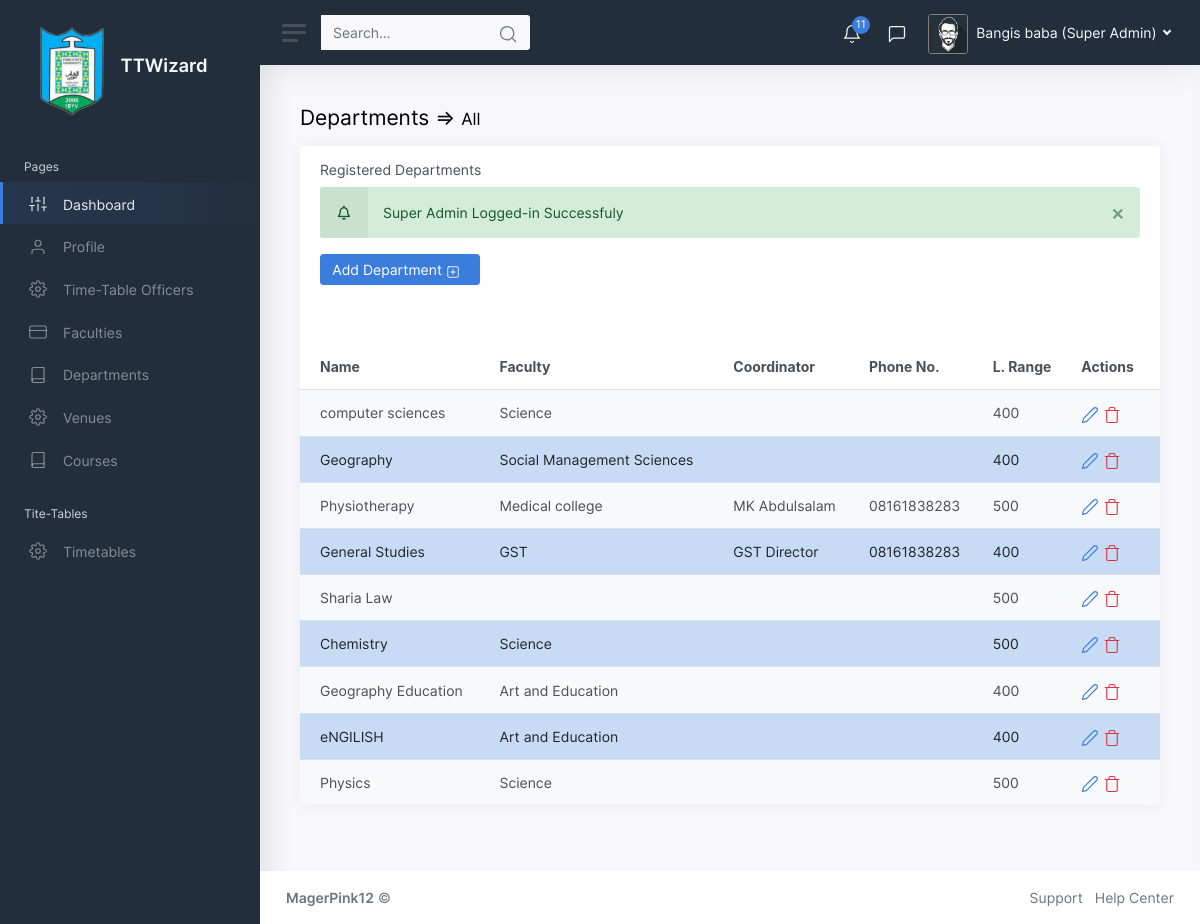
The app's page /super_admin?page=dept (signed in) with its own data.
### tables this page shows
CREATE TABLE `super_admin` (
  `id` int(11) NOT NULL,
  `name` varchar(255) NOT NULL,
  `username` varchar(255) NOT NULL,
  `email` varchar(255) NOT NULL,
  `password` varchar(255) NOT NULL
);

CREATE TABLE `department` (
  `id` int(11) NOT NULL,
  `name` varchar(255) NOT NULL,
  `faculty` varchar(255) DEFAULT NULL,
  `max_level_range` int(11) NOT NULL
);

### super_admin/include/classes/department.php (called while the page is built, shortened)
<?php
class Department extends Objects_class{
    public static function dept_relate($dept_name)
    {
        $sql = "SELECT name, phone FROM coordinator WHERE department='".$dept_name."' AND coordinate='Department'";
        $depts = static::find_by_query($sql);
       if (empty($depts)) {
        $obj = array('name'=>'<i>NULL</i>','phone'=>'<i>NULL</i>');
       }else{
        $obj = array('name'=>$depts[0]->name,'phone'=>$depts[0]->phone);
       }
       return $obj;
    }
    public static function notice()
    {
        $sql = "SELECT * FROM `department` WHERE name NOT IN (SELECT department FROM coordinator WHERE department IS NOT NULL AND coordinate='department')";
        $depts = static::find_by_query($sql);
        return $depts;
    }
}
?>

### super_admin/include/classes/database.php (called while the page is built, shortened)
<?php
class Database{
    public $connection;
    public function connect(){
        $this->connection = new mysqli(DB_HOST,DB_USER,DB_PASS,DB_NAME);
    }
    public function query($sql)
    {
        $result = $this->connection->query($sql);
        return $result;
    }
}
$database = new Database();
?>

### super_admin/include/classes/objects_class.php (called while the page is built, shortened)
<?php
class Objects_class{
    private function has_the_attribute($the_attribute)
    {
        $object_properties = get_object_vars($this);
        return array_key_exists($the_attribute,$object_properties);
    }
    public static function instantiation($the_record)
    {
        $the_object = new $calling_class;
        foreach ($the_record as $the_attribute => $value) {
            if ($the_object->has_the_attribute($the_attribute)) {
                $the_object->$the_attribute = $value;
            }
        }
        return $the_object;
    }
	public static function find_by_id($id){
		$the_result_array = static::find_by_query("SELECT * FROM ".static::$db_table." WHERE id=$id LIMIT 1");
		return !empty($the_result_array) ? array_shift($the_result_array) : false;
	}
	public static function find_by_query($sql){
		global $database;
		$result_set = $database->query($sql);
		$the_object_array = array();
		while ($row = mysqli_fetch_array($result_set)) {
		$the_object_array[] = static::instantiation($row);
		}
		return $the_object_array;
	}
    public function count_all($value='')
	{
		global $database;
		$sql = "SELECT COUNT(*) FROM ".static::$db_table;
		$result_set = $database->query($sql);
		$row = mysqli_fetch_array($result_set);
		return array_shift($row);
	}
    public static function null_check($field)
    {
        $sql = "SELECT * FROM ".static::$db_table." WHERE ".$field." IS NULL";
        $list = static::find_by_query($sql);
        return $list;
    }
}
?>

### super_admin/include/classes/faculty.php (called while the page is built, shortened)
<?php
class Faculty extends Objects_class{
    public static function notice()
    {
        $sql = "SELECT * FROM `faculty` WHERE name NOT IN (SELECT faculty FROM coordinator WHERE coordinate='faculty')";
        $facs = static::find_by_query($sql);
        return $facs;
    }
}
?>

### super_admin/include/configuration/session.php (called while the page is built, shortened)
<?php
class Session{
    private function check_message()
    {
      if (isset($_SESSION['message'])) {
          $this->message = $_SESSION['message'];
      }else{
          $this->message = '';
      }
    }
    private function check_login()
    {
        if (isset($_SESSION['super_admin']['user_id'])) {
            $this->user = $_SESSION;
        }else if(isset($_SESSION['fac_admin']['user_id'])){
            $this->user = $_SESSION;
            $this->signed_in = true;
        }else if(isset($_SESSION['dept_admin']['user_id'])){
            $this->user = $_SESSION;
            $this->signed_in = true;
        }else{
            unset($this->user);
            $this->signed_in = false;
        }
    }
}
$session = new Session();
?>

### super_admin/include/classes/paginate.php (called while the page is built, shortened)
<?php
class Paginate {
	public $current_page;
	public $items_per_page;
	public function __construct($page=1, $items_per_page=4, $items_total_count=0){
		$this->current_page = (int)$page;
		$this->items_per_page = (int)$items_per_page;
	}
	public function offset()
	{
		return ($this->current_page -1) * $this->items_per_page;
	}
}
 ?>

### super_admin/include/department_content.php (the view, shortened to what this page needs)
<?php
$items_per_page = 10;
$departments = new Department();
$items_total_count = $departments->count_all();
$page = !empty($_GET['page_no']) ? $_GET['page_no'] : 1;
$page = is_numeric($page) ? $page : 1;
$page = $page > ceil($items_total_count/$items_per_page) ? 1 :$page;
$paginate = new Paginate($page, $items_per_page, $items_total_count);
$sql = ($search=='') || !isset($_GET['search']) ? "SELECT * FROM department ORDER BY id DESC" : $sql;
$sql .= " LIMIT {$items_per_page} ";
$sql .= "OFFSET {$paginate->offset()}";
$departments = $departments::find_by_query($sql);
?>
<main class="content">
	<div class="container-fluid p-0">
		<h1 class="h3 mb-3">Departments &Rightarrow; <span class="h4 small"><?php echo $search_message ?></span></h1>
		<div class="row">
			<div class="col-12 col-xl-12">
				<div class="card">
					<div class="card-header">
						<h5 class="card-title">Registered Departments</h5>
						<?php echo $session->message; ?>
						<div class="mb-3">
							<div class="row">
								<div class="col-md-6">
									<button type="button" class="btn btn-primary" data-toggle="modal"
										data-target="#add-facs">
										Add Department
									</button>
								</div>
								<div class="col-md-6">
								</div>
							</div>
						</div>
						<div style="height: 10px;" class="row"></div>
					</div>
					<table class="table table-striped table-hover">
						<thead>
							<tr>
								<th >Name</th>
								<th >Faculty</th>
								<th class="d-none d-md-table-cell" >Coordinator</th>
								<th class="d-none d-md-table-cell" >Phone No.</th>
								<th class="d-none d-md-table-cell" >L. Range</th>
								<th>Actions</th>
							</tr>
						</thead>
						<tbody>
							<?php $i = 0; foreach($departments as $department): ?>
							<tr class="<?php $i++; if($i%2==0){echo "table-primary";}else{echo "";}  ?>">
								<td><?php echo $department->name ?></td>
								<td><?php echo $department->faculty?></td>
								<td><?php echo Department::dept_relate($department->name)['name']; ?></td>
								<td class="d-none d-md-table-cell">
									<?php echo Department::dept_relate($department->name)['phone']; ?></td>
								<td><?php echo $department->max_level_range ?></td>
								<td class="table-action">
									<a class="dept-edit-modal text-primary" data-toggle="modal"
										data-target="#edit_department" data=<?php echo $department->id; ?>><i
											class="align-middle" data-feather="edit-2"></i></a>
									<a data-toggle="modal" data="dept/<?php echo $department->id; ?>"
										data-target="#delete" class="deleteee text-danger"><i class="align-middle "
											data-feather="trash"></i></a>
								</td>
							</tr>
							<?php endforeach; ?>
						</tbody>
					</table>
				</div>
				<div style="height: 10px;" class="row"></div>
			</div>
		</div>
	</div>
</main>

### super_admin/include/top_nav.php (shortened to what this page needs)
<?php
$super = Super::find_by_id($session->user['super_admin']['user_id']);
$page_s = !isset($_GET['page']) ? '' : $_GET['page'];
$search = !isset($_GET['search']) ? '' : $_GET['search'];
$search_message = empty($search) ? "All" : "Search Result for <i>{$_GET['search']}</i> <a class='btn btn-secondary' href='?page={$page_s}'> reset</a>";
$coo = Coordinator::null_check('department');
$venues = Venue::null_check('department');
$depts2 = Department::null_check('faculty');
$facs = Faculty::notice();
$depts = Department::notice();
$depts_count = count($depts);
$venues_count = count($venues);
$facs_count = count($facs);
$coo_count = count($coo);
$total_notice =$depts_count + $facs_count +$coo_count +$venues_count;
?>
<nav style="background-color: #222e3c;" class="navbar navbar-expand navbar-light navbar-bg">
	<a class="sidebar-toggle d-flex">
		<i class="hamburger align-self-center"></i>
	</a>
	<form method="GET" class="d-none d-sm-inline-block">
		<div class="input-group input-group-navbar">
			<input type="search" value="<?php echo $search ?>" name="search" class="form-control" placeholder="Search…" aria-label="Search">
			<button class="btn" type="submit">
				<i class="align-middle" data-feather="search"></i>
			</button>
		</div>
	</form>
	<div class="navbar-collapse collapse">
		<ul class="navbar-nav navbar-align ">
			<li class="nav-item dropdown">
				<a class="nav-icon dropdown-toggle text-light" href="#" id="alertsDropdown" data-toggle="dropdown">
					<div class="position-relative">
						<i class="align-middle" data-feather="bell"></i>
						<span class="indicator"><?php echo $total_notice; ?></span>
					</div>
				</a>
			</li>
			<li class="nav-item dropdown">
				<a class="nav-icon dropdown-toggle text-light" href="#" id="messagesDropdown" data-toggle="dropdown">
					<div class="position-relative">
						<i class="align-middle" data-feather="message-square"></i>
					</div>
				</a>
			</li>
			<li class="nav-item dropdown">
				<a class="nav-link dropdown-toggle d-none d-sm-inline-block  text-light" href="#" data-toggle="dropdown">
					<img style="border: 1px solid gray;" src="img/avatars/avatar.jpg" class="avatar img-fluid rounded mr-1" alt="Charles Hall" /> <span
						class="text-light"><?php echo $super->name ?> (Super Admin)</span>
				</a>
			</li>
		</ul>
	</div>
</nav>

### records on screen
super_admin: name "Bangis baba"
department: name "computer sciences", faculty "Science", max_level_range "400"
department: name "Geography", faculty "Social Management Sciences", max_level_range "400"
department: name "Physiotherapy", faculty "Medical college", name "MK Abdulsalam", name "08161838283", max_level_range "500"
department: name "General Studies", faculty "GST", name "GST Director", name "08161838283", max_level_range "400"
department: name "Sharia Law", max_level_range "500"
department: name "Chemistry", faculty "Science", max_level_range "500"
department: name "Geography Education", faculty "Art and Education", max_level_range "400"
department: name "eNGILISH", faculty "Art and Education", max_level_range "400"
department: name "Physics", faculty "Science", max_level_range "500"

### other values on screen
$total_notice "11"
$session->message "× Super Admin Logged-in Successfuly"
